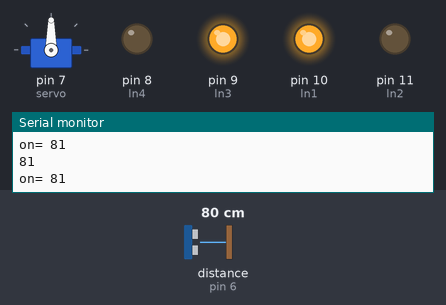
A sketch run on a simulated Arduino Uno, built with avr-gcc and run on an emulated ATmega328P. Parts: servo, output pins drawn as LEDs (lit = HIGH), the last lines printed to the serial monitor. Wiring (inferred from the names in the program): ultrasonic range finder: trigger pin 5; echo pin 6. Inputs (shaded band) come from the test bench; at power-on: distance to the obstacle (sensor on pin 6) 80 cm. The echo pulse lasts 58.3 µs per cm; pins used as bus, display or sensor lines are not drawn.

Above: at 1.2 s.
1.3 s: distance to the obstacle (sensor on pin 6) set to 32 cm
2.8 s: distance to the obstacle (sensor on pin 6) set to 28 cm
At 4.9 s:
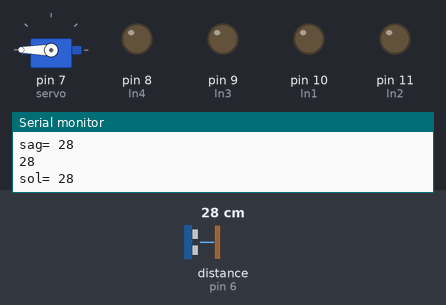
At 5.5 s:
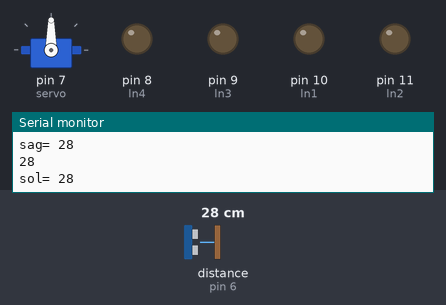
5.8 s: distance to the obstacle (sensor on pin 6) set to 13 cm
7.4 s: distance to the obstacle (sensor on pin 6) set to 10 cm
9.1 s: distance to the obstacle (sensor on pin 6) set to 18 cm
At 10.5 s:
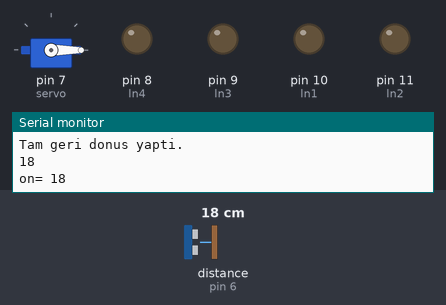
Timing chart, 0 to 13.1 s (numbered marks = the images above; inputs shaded):
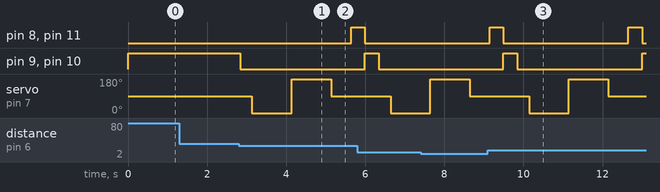

Measured:
- the behaviour switches between 31 and 30 cm on distance to the obstacle (sensor on pin 6) (found by bisection; images 0 and 1)
- after the input at 2.8 s, pin 8 (ln4), pin 11 (ln2): LOW → HIGH after 2.8 s; pin 9 (ln3), pin 10 (ln1): HIGH → LOW at once; servo on pin 7 (servo): 90° → 0° after 0.34 s, → 180° 1.0 s later, → 90° 1.0 s later
- after the input at 9.1 s, servo on pin 7 (servo): 90° → 0° after 1.0 s, → 180° 1.0 s later, → 90° 1.0 s later

The sketch:

Engelden_Kacan_Robot_Tam_Kod_1.ino
```cpp
//Engelden Kaçan Robot(Obstacle Avoiding Robot)
//Designed by @arif__mandall.
//You can use to find some information 'http://www.arduino.cc'

//değişkenlerimiz...

//Servo
#include<Servo.h>//servo kütüphanemizi dahil ettik.
Servo servo;//servo objesini oluşturuyoruz.

//ultrasonik sensor
const int trigPin = 5;//trigger pinini 5 olarak atadık.
const int echoPin = 6;//echo pinini 6 olarak atadık.

//motor sürücüsü
const int ln1 = 10;//motor sürücümüzün pinlerini atadık.
const int ln2 = 11;//motor sürücümüzün pinlerini atadık.
const int ln3 = 9;//motor sürücümüzün pinlerini atadık.
const int ln4 = 8;//motor sürücümüzün pinlerini atadık.

//diger değişkenler
int sure = 0;//ultrasonik sensorden gelen süreyi tutan süre değişkenimiz.
int mesafe = 0;//sabit olarak tutulan mesafe değişkenimiz.
int engel = 30;//robotumuzun kendi konumunu değiştireceği mesafe engel değişkeninde tutuldu.


//void setup başı...
void setup() {
  Serial.begin(9600);//Serial monitörümüzü başlattık.(Optional)

  servo.attach(7);//servo pinimizi 7 olarak atadık.

  servo.write(90);//ve motorumuzun yönünü 90 dereceye çevirdik.

  pinMode(trigPin, OUTPUT);//trigger pinini çıkış olarak.
  pinMode(echoPin, INPUT);//echo pinini giriş olarak atadık.
  pinMode(ln1, OUTPUT);//motor sürücümüzün pinlerini çıkış pini olarak atadık.
  pinMode(ln2, OUTPUT);//motor sürücümüzün pinlerini çıkış pini olarak atadık.
  pinMode(ln3, OUTPUT);//motor sürücümüzün pinlerini çıkış pini olarak atadık.
  pinMode(ln4, OUTPUT);//motor sürücümüzün pinlerini çıkış pini olarak atadık.

}
//void setup sonu...
//void loop başı...
void loop() {
  mesafe = mesafeOlc();//ilk 0 atadığımız mesafeyi mesafe Ölç foksiyonuyla değerini aldık.
  while (mesafe >= 0 && mesafe <= 10) {//mesafe 0'dan büyük ve 10'dan küçük ise sürekli mesafe Ölç foksiyonunu çalıştıracak.
    mesafe = mesafeOlc();
  }
  Serial.print("on= ");//monitöre öndeki uzaklığı yazdıracak.(optional)
  Serial.println(mesafe);//monitöre öndeki uzaklığı yazdıracak.(optional)
  if (mesafe <= engel) {//eğer mesafe engelden küçükse diğer tarafları kontrol ediyor .
    dur();//durmasını sağladık rahat kontrol etmesi için;
    servo.write(0);//ilk önce sağ tarafı kontrol edecek.Bu yüzden servoyu 0 dereceye getirdik.
    delay(500);//gecikmeler daha doğru kontrol etmesini sağlıyor.
    int sag = mesafeOlc();//sağ taraftan bilgileri alıyor.
    Serial.print("sag= ");//yazdırıyoruz.(optional)
    Serial.println(sag);//yazdırıyoruz.(optional)
    delay(500);//gecikme verdik.
    servo.write(180);//daha sonra sol tarafı kontrol edecek.Bu yüzden servoyu 180 dereceye getirdik.
    delay(500);//gecikme verdik.
    int sol = mesafeOlc();//sol taraftan bilgileri alıyor.
    Serial.print("sol= ");//yazdırıyoruz.(optional)
    Serial.println(sol);//yazdırıyoruz.(optional)
    delay(500);//gecikme verdik.
    servo.write(90);//tekrar servo yönümüzü 90 dereceye getiriyoruz.
    delay(500);//gecikme verdik.

    //aldığımız bilgiler ile karar verecek...
    if (sol < engel && sag < engel) {//önü, sağ tarafı ve sol tarafı kapalı ise tam geri dönüş yapacak.
      geriDon();//geri dön foksiyonumuz.
      Serial.println("Tam geri donus yapti.");//yazdırdık.(optional)

    } else {//eğer buna uymuyorsa ve
      if (sol < sag) {//sağ tarafta engel yoksa
        geriDon();//robotumuzun kenarlarına takılabilceği düşüncesiyle geri dön foksiyonunu çağırdık.
        sagaDon();//daha sonra rahat bir şekilde sağa dönebilmesini sağladık.
        Serial.println("Saga donus yapti.");//yazdırdık.(optional)

      } else {//sol tarafta engel yoksa.
        geriDon();//geri dön
        solaDon();//ve sol git foksiyonumuzu çağırdık.
        Serial.println("Sola donus yapti.");//yazdırdık.(optional)
      }

    }
    delay(50);//gecikme verdik.
    ileriGit();//ileriye gidip terkar kontrol etmesini sağladık.

  } else {
    ileriGit();//eğer mesafe engelden büyükse ileri gidecek.
  }
  delay(50);//gecikme verdik.

}
//void loop sonu...

//foksiyonlar...
void dur() {//dur foksiyonu
  digitalWrite(ln1, LOW);//bütün motorlarımız low yani 0 konumunda.
  digitalWrite(ln2, LOW);
  digitalWrite(ln3, LOW);
  digitalWrite(ln4, LOW);
  delay(300);//gecikme verdik.
}

void geriDon() {//geri dön foksiyonu
  digitalWrite(ln1, LOW);//geri yön(ln2,ln4) pinlerimiz high, ileri yön(ln1,ln3) pinlerimiz low konumunda.
  digitalWrite(ln2, HIGH);
  digitalWrite(ln3, LOW);
  digitalWrite(ln4, HIGH);
  delay(300);//gecikme verdik.
}

void ileriGit() {//ileri git foksiyonu
  digitalWrite(ln1, HIGH);//geri yön(ln2,ln4) pinlerimiz low, ileri yön(ln1,ln3) pinlerimiz high konumunda.
  digitalWrite(ln2, LOW);
  digitalWrite(ln3, HIGH);
  digitalWrite(ln4, LOW);
  delay(300);//gecikme verdik.
}
void solaDon() {//sola dön foksiyonu
  digitalWrite(ln1, LOW);
  digitalWrite(ln2, LOW);
  digitalWrite(ln3, HIGH);//ln3 pinimizi high konumuna getirip diğer pinleri low konumuna getirip sola dönmesi sağladık.
  digitalWrite(ln4, LOW);
  delay(800);//gecikme verdik.
}
void sagaDon() {//sağ dön foksiyonu
  digitalWrite(ln1, HIGH);//ln1 pinimizi high konumuna getirip diğer pinleri low konumuna getirip sağa dönmesi sağladık.
  digitalWrite(ln2, LOW);
  digitalWrite(ln3, LOW);
  digitalWrite(ln4, LOW);
  delay(800);//gecikme verdik.
}

int mesafeOlc() {//mesafe ölç foksiyonu
  digitalWrite(trigPin, LOW); //trigger pinimizi low konumuna getirdik-->veri 0
  delayMicroseconds(5);//5 mikrosaniye bekledik.
  digitalWrite(trigPin, HIGH); //trigger pinimizi high konumuna getirdik-->veri 1(veri gönderdik.)
  delayMicroseconds(10);//10 mikrosaniye bekledik.
  digitalWrite(trigPin, LOW); //tekrar low konumuna getirdik-->veri 0(veri gönderimini kestik.)
  sure = pulseIn(echoPin, HIGH); //echo pini ile veri gelip gitme süresini hesapladık.(pulseIn komutunu kullandık.)
  int uzaklik = (sure / 2) / 28.5;//hesapladığımız süre ile uzaklık değişkenimizi hesapladık.
  //Ayrıntılı bilgiyi arduino derslerimde bulabilirsiniz.

  Serial.println(uzaklik);//uzaklığı yazdırdık.(optional)
  if (uzaklik < 0) {//eğer uzaklık sıfırdan küçükse 0 değerini yani değişkenlerde atadığımız 0 değerini dönecek.
    return mesafe;

  } else {//büyükse uzaklık değerini alacağız.
    return uzaklik;

  }

}
//foksiyonlar sonu...

//dinlediğiniz, okuduğuz ve vakit ayırdığınız için teşekkür ederim...İyi Çalışmalar...@arif__mandall
```
